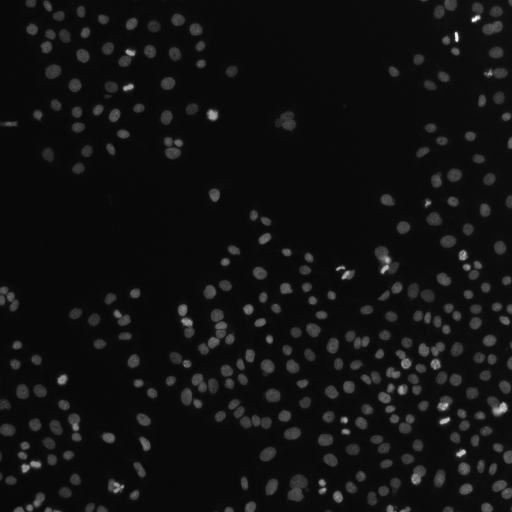
#> input picture imagepro_problems/image1.tif, 512 x 512 px
$ jupyter execute Untitled.ipynb
#> lines starting #> are read from the running program, lines starting #| are printed output that depends on the picture; after the words box and inside, x2 and y2 are one past the last pixel; in counts of white or black regions, pixels touching at a corner belong together
[cell 1]
import numpy
import scipy
import matplotlib
import pandas
import PIL
import tifffile

[cell 2]
import tifffile

[cell 3]
import matplotlib.pyplot as plt

[cell 4]
import pandas as pd

[cell 5]
import numpy as np
import scipy.ndimage as ndi

[cell 6]
img = tifffile.imread('image1.tif')
#> img is the input picture: shape (512, 512); min 7, max 255, mean 17.3
mask = img>128
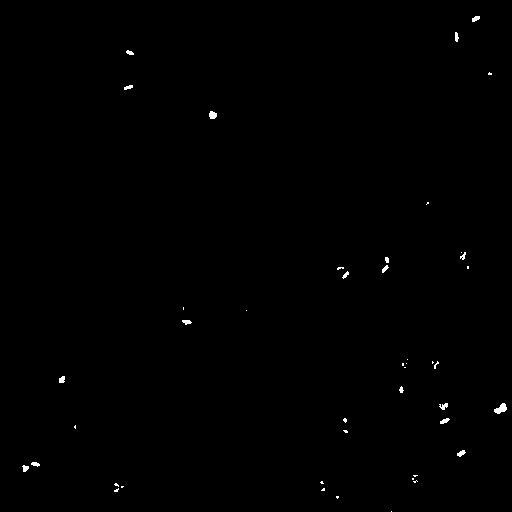
#> mask: shape (512, 512) bool; 0.3% white; 44 white regions (26 under 20 px), largest, box (x1, y1, x2, y2) and area: (494, 403, 507, 414) 84, (209, 111, 217, 119) 51, (439, 403, 448, 410) 38
plt.imshow(mask,cmap ='gray')

[cell 7]
labels,nimage1=ndi.label(mask)
#> labels: shape (512, 512) int32; 48 distinct labels, from 0 to 47
#> nimage1 = 47
nimage1
#> Out = 47

[cell 8]
plt.imshow(labels,cmap='gray')
plt.colorbar()

[cell 9]
edgearray=list(labels[0,:-1])+list(labels[:-1,-1])+list(labels[-1,1:])+list(labels[1:,0])
#> edgearray = 2044 values, max 47 at index 1412, min 0 at index 0, mean 0.023
plt.plot(edgearray)
#> figure, not shown here; curve peaks at x = 1412, y = 47

[cell 10]
edgelabels=np.unique(edgearray)
#> edgelabels = [0, 47]
edgelabels
#> Out = [0, 47]

[cell 11]
filtered=labels.copy()
for idx in edgelabels[1:]:
    filtered[labels==idx]=0.0
#> this loop made 1 pass
#> idx on pass 1: 47
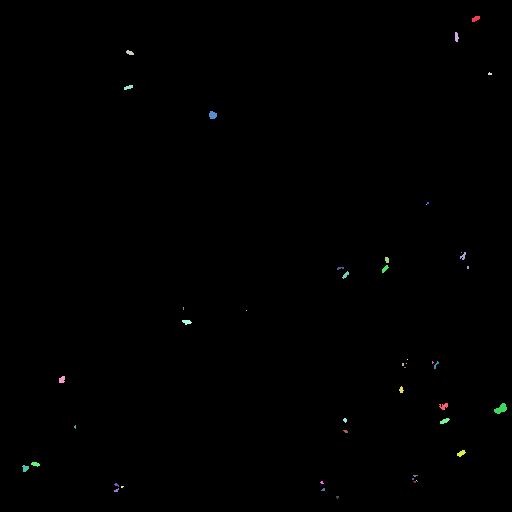
#> filtered: shape (512, 512) int32; 47 distinct labels, from 0 to 46; one colour per label, 0 black
plt.imshow(filtered,cmap='gray')

[cell 12]
filtered,filtblobs=ndi.label(filtered>0)
#> filtblobs = 46
filtblobs
#> Out = 46

[cell 13]
labelsums=ndi.sum(img,filtered,range(1,filtblobs+1))
#> labelsums = 46 values, max 13924 at index 27, min 130 at index 16, mean 2692.8

[cell 14]
labelsums
#> Out has the same summary as labelsums

[cell 15]
plt.hist(labelsums,bins=20,color='yellow',edgecolor='red')
plt.xlabel('Sum Intensity')
plt.ylabel('Occurences')
plt.show()
#> figure, not shown here; tallest bar 15 high, from x = 130 to 819.7

[cell 16]
labelavgs=ndi.mean(img,filtered,range(1,filtblobs+1))
#> labelavgs = 46 values, max 206 at index 1, min 130 at index 16, mean 147.7

[cell 17]
plt.hist(labelavgs,bins=20,color = 'yellow',edgecolor='red')
plt.xlabel('Avg Intensity')
plt.ylabel('Occurences')
plt.show()
#> figure, not shown here; tallest bar 10 high, from x = 137.6 to 141.4

[cell 18]
labelareas=ndi.sum(np.ones(img.shape),filtered,range(1,filtblobs+1))
#> labelareas = 46 values, max 84 at index 27, min 1 at index 7, mean 17.22

[cell 19]
plt.hist(labelareas,bins=15,color='yellow',edgecolor='red')
plt.xlabel('Avg Intensity')
plt.ylabel('Occurences')
plt.show()
#> figure, not shown here; tallest bar 17 high, from x = 1 to 6.53

[cell 20]
background=ndi.mean(img,labels,[0])[0]
#> background = 16.87
background
#> Out = 16.87

[cell 21]
plt.hist(labelavgs-background,bins=15,color= 'yellow', edgecolor='black')
plt.xlabel('Avg Intensity')
plt.ylabel('Occurences')
plt.show()
#> figure, not shown here; tallest bar 11 high, from x = 123.3 to 128.3

[cell 22]
cellimg=tifffile.imread('image1.tif')

[cell 23]
plt.imshow(cellimg)

[cell 24]
plt.imshow(cellimg[:,:]>100)
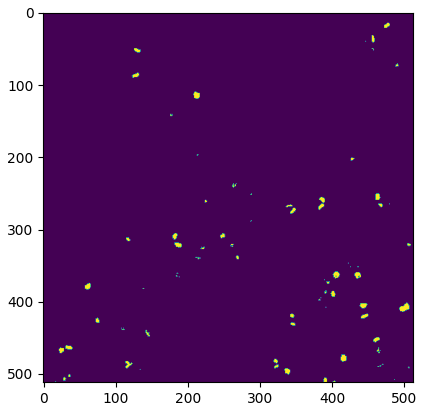
#> figure drawn by matplotlib, 1 panel

[cell 25]
cellimg.shape
#> Out = (512, 512)

[cell 26]
celllabels,ncells=ndi.label(cellimg[:,:]>100)
#> celllabels: shape (512, 512) int32; 89 distinct labels, from 0 to 88
#> ncells = 88
ncells
#> Out = 88

[cell 27]
celllabels=ndi.binary_fill_holes(celllabels)
#> celllabels: shape (512, 512) bool; 0.65% white; 81 white regions (47 under 20 px), largest, box (x1, y1, x2, y2) and area: (493, 402, 507, 415) 108, (208, 110, 217, 120) 68, (412, 474, 420, 484) 65
celllabels[celllabels==6]=0.0
celllabels,ncells=ndi.label(celllabels>0)
#> celllabels: shape (512, 512) int32; 89 distinct labels, from 0 to 88
print('n cells: '+str(ncells))
#| n cells: 88
plt.imshow(celllabels)
plt.colorbar()
plt.show()
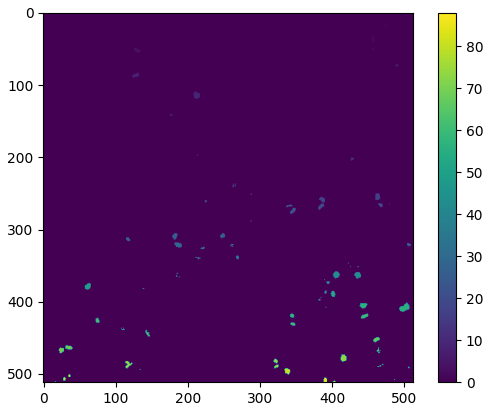
#> figure drawn by matplotlib, 2 panels

[cell 28]
cellmeans=[ndi.mean(cellimg[:,:],celllabels,range(1,ncells+1)) for i in range(3)]
#> cellmeans = 3 items
cellmeans

[cell 29]
xvals=np.arange(len(cellmeans[0]))+1
#> xvals = 88 values from 1 to 88
plt.bar(xvals-0.25,cellmeans[0],width=0.18,color='Red')
plt.bar(xvals,cellmeans[1],width=0.18,color='Green')
plt.bar(xvals+0.25,cellmeans[2],width=0.18,color='Blue')
plt.xticks(xvals)
plt.legend(['Red','Green','Blue'])
plt.xlabel('Nucleus')
plt.ylabel('Avg Intensity')
plt.show()
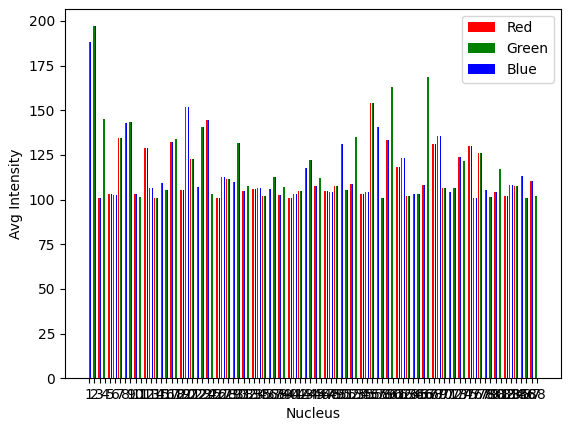
#> figure drawn by matplotlib, 1 panel; tallest bar 197 high, from x = 1.66 to 1.84; tallest bar 197 high, from x = 1.91 to 2.09; tallest bar 197 high, from x = 2.16 to 2.34

[cell 30]
bandthickness=10
bandlabels=celllabels.copy()
for i in range(bandthickness):
    bandlabels=ndi.maximum_filter(bandlabels,size=(2,2))
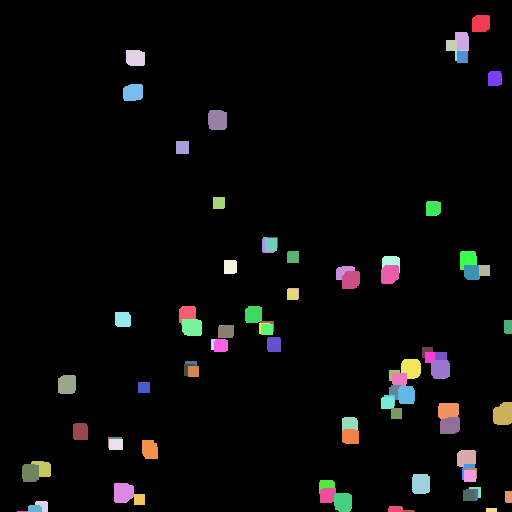
#> bandlabels: shape (512, 512) int32; 89 distinct labels, from 0 to 88; one colour per label, 0 black
#now delete the original labels
bandlabels[celllabels>0]=0
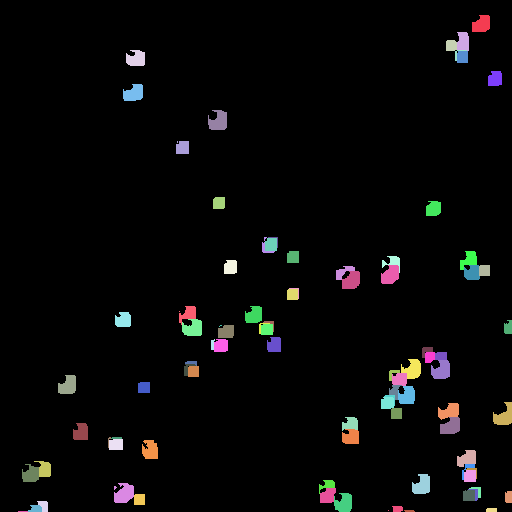
#> bandlabels: shape (512, 512) int32; 89 distinct labels, from 0 to 88; one colour per label, 0 black
plt.imshow(bandlabels)

[cell 31]
bandmeans=[ndi.mean(cellimg[:,:],bandlabels,range(1,ncells+1)) for i in range(3)]
#> bandmeans = 3 items
bandmeans

[cell 32]
plt.imshow(ndi.gaussian_filter(cellimg[:,:],sigma=5))
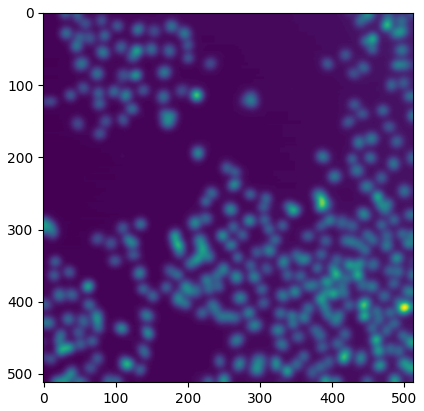
#> figure drawn by matplotlib, 1 panel

[cell 33]
smoothed=ndi.gaussian_filter(cellimg[:,:],sigma=2)
#for some reason sobel only get's calculated correctly in floating point type images
smoothed=smoothed.astype(float)
xgrad=ndi.sobel(smoothed,axis=0)
ygrad=ndi.sobel(smoothed,axis=1)
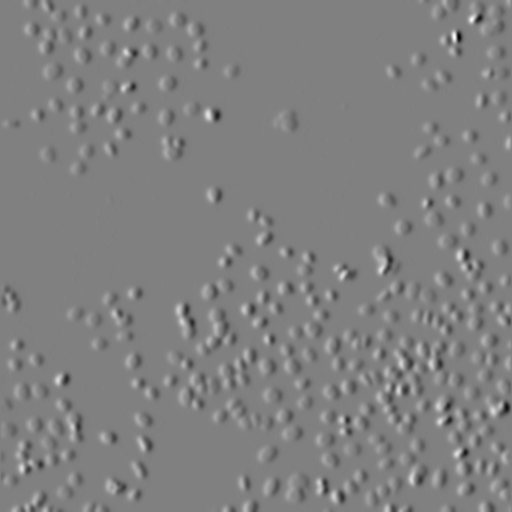
#> ygrad: shape (512, 512) float64; min -238, max 235, mean 0.2; drawn with min black and max white
sobel=np.hypot(xgrad,ygrad).astype(float)
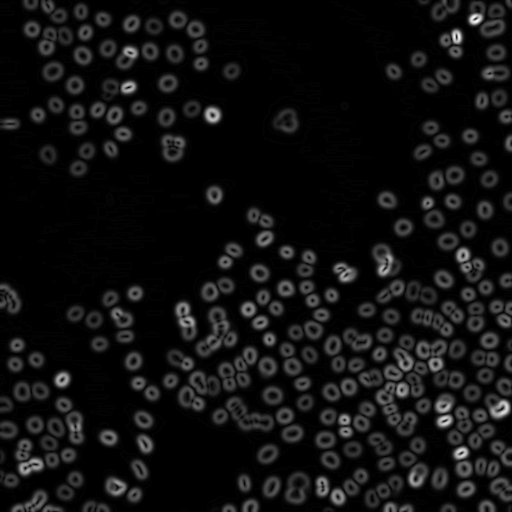
#> sobel: shape (512, 512) float64; min 0, max 258.1, mean 17.2; drawn with min black and max white
plt.imshow(sobel)

$ run again, with imagepro_problems/image2.tif copied over imagepro_problems/image1.tif
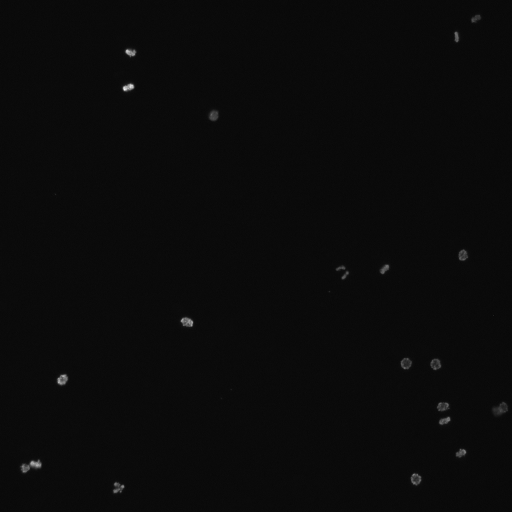
#> input picture imagepro_problems/image2.tif, 512 x 512 px
#> img is the input picture: shape (512, 512); min 7, max 245, mean 10.6
#> mask: shape (512, 512) bool; 0.06% white in thin lines or dots, all inside (x1, y1, x2, y2) = (31, 50, 193, 487)
#> labels: shape (512, 512) int32; 12 distinct labels, from 0 to 11
#> nimage1 = 11
#> edgearray = 2044 values from 0 to 0
#> edgelabels = [0]
#> filtblobs = 11
#> labelsums = [4199, 8190, 865, 1138, 129, 1041, 1049, 2093, 260, 4206, 133]
#> `labelsums`: Out has the same summary as labelsums
#> labelavgs = [155.5, 174.3, 144.2, 142.2, 129, 148.7, 149.9, 149.5, 130, 150.2, 133]
#> labelareas = [27, 47, 6, 8, 1, 7, 7, 14, 2, 28, 1]
#> background = 10.47
#> ncells = 17
#| n cells: 17
#> cellmeans = 3 items
#> xvals = 17 values from 1 to 17
#> `bandlabels[celllabels>0]=0`:
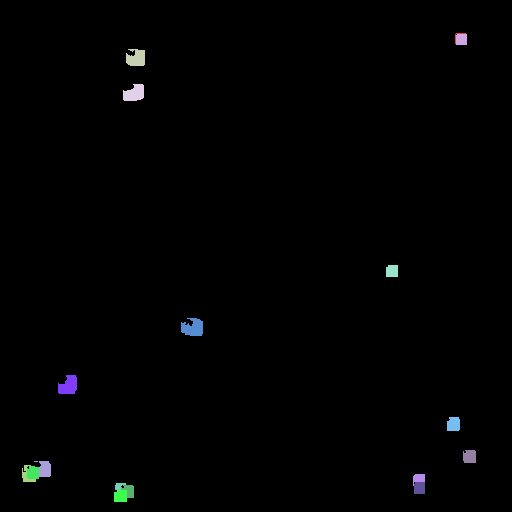
#> bandlabels: shape (512, 512) int32; 18 distinct labels, from 0 to 17; one colour per label, 0 black
#> bandmeans = 3 items
#> `xgrad=ndi.sobel(smoothed,axis=0)`:
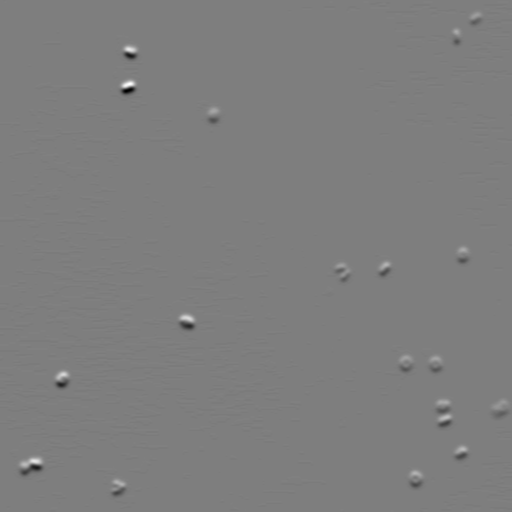
#> xgrad: shape (512, 512) float64; min -211, max 216, mean 0; drawn with min black and max white

$ run again, with imagepro_problems/image3.tif copied over imagepro_problems/image1.tif
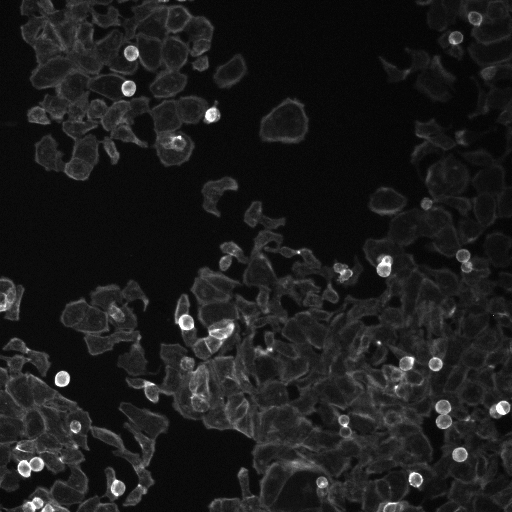
#> input picture imagepro_problems/image3.tif, 512 x 512 px
#> img is the input picture: shape (512, 512); min 2, max 255, mean 28.4
#> mask: shape (512, 512) bool; 1.3% white; 99 white regions (71 under 20 px), largest, box (x1, y1, x2, y2) and area: (18, 457, 44, 477) 284, (209, 323, 234, 345) 214, (377, 256, 391, 277) 204
#> labels: shape (512, 512) int32; 130 distinct labels, from 0 to 129
#> nimage1 = 129
#> edgearray = 2044 values, max 125 at index 1062, min 0 at index 0, mean 1.15
#> edgelabels = [0, 1, 23, 123, 124, 125]
#> the loop `for idx in edgelabels[1:]:` made 5 passes
#> idx on passes 2 to 5: 23, 123, 124, 125
#> filtblobs = 124
#> labelsums = 124 values, max 56323 at index 106, min 131 at index 18, mean 4458.5
#> `labelsums`: Out has the same summary as labelsums
#> labelavgs = 124 values, max 209.4 at index 5, min 131 at index 18, mean 150.6
#> labelareas = 124 values, max 284 at index 106, min 1 at index 3, mean 24.73
#> background = 26.35
#> `celllabels,ncells=ndi.label(cellimg[:,:]>100)`: ncells = 275
#> `celllabels,ncells=ndi.label(celllabels>0)`: ncells = 273
#| n cells: 273
#> cellmeans = 3 items
#> xvals = 273 values from 1 to 273
#> bandmeans = 3 items
#> `sobel=np.hypot(xgrad,ygrad).astype(float)`:
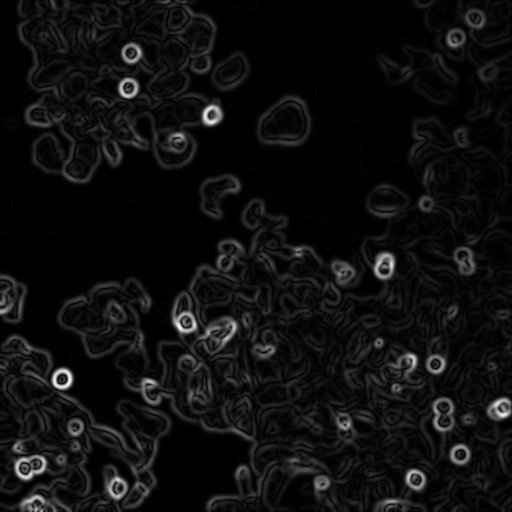
#> sobel: shape (512, 512) float64; min 0, max 323.8, mean 19.9; drawn with min black and max white
